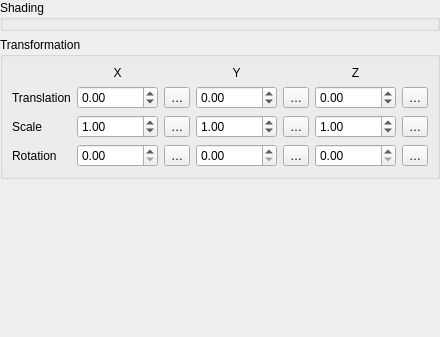
<?xml version="1.0" encoding="UTF-8"?>
<ui version="4.0">
 <class>Qgs3DAdvancedPointSymbolSettingsWidgetBase</class>
 <widget class="Qgs3DAdvancedSymbolSettingsWidget" name="Qgs3DAdvancedPointSymbolSettingsWidgetBase">
  <property name="geometry">
   <rect>
    <x>0</x>
    <y>0</y>
    <width>406</width>
    <height>337</height>
   </rect>
  </property>
  <property name="windowTitle">
   <string>Symbol Options</string>
  </property>
  <layout class="QGridLayout" name="mainGridLayout" rowstretch="0,0,0,1">
   <property name="leftMargin">
    <number>0</number>
   </property>
   <property name="topMargin">
    <number>0</number>
   </property>
   <property name="rightMargin">
    <number>0</number>
   </property>
   <item row="0" column="0" colspan="3">
    <widget class="QgsCollapsibleGroupBox" name="mGroupShading">
     <property name="title">
      <string>Shading</string>
     </property>
     <layout class="QGridLayout" name="gridLayoutShading">
      <property name="leftMargin">
       <number>0</number>
      </property>
      <property name="topMargin">
       <number>0</number>
      </property>
      <property name="rightMargin">
       <number>0</number>
      </property>
      <property name="bottomMargin">
       <number>0</number>
      </property>
      <item row="0" column="0">
       <widget class="QgsMaterialWidget" name="mWidgetMaterial" native="true"/>
      </item>
     </layout>
    </widget>
   </item>
   <item row="1" column="0" colspan="3">
    <widget class="QgsCollapsibleGroupBox" name="mGroupTransformation">
     <property name="title">
      <string>Transformation</string>
     </property>
     <layout class="QGridLayout" name="gridLayoutTransform">
      <item row="0" column="1">
       <widget class="QLabel" name="label_5">
        <property name="text">
         <string>X</string>
        </property>
        <property name="alignment">
         <set>Qt::AlignmentFlag::AlignCenter</set>
        </property>
       </widget>
      </item>
      <item row="2" column="6">
       <widget class="QgsPropertyOverrideButton" name="mButtonDDScaleZ">
        <property name="text">
         <string>…</string>
        </property>
       </widget>
      </item>
      <item row="1" column="0">
       <widget class="QLabel" name="label_2">
        <property name="text">
         <string>Translation</string>
        </property>
       </widget>
      </item>
      <item row="2" column="0">
       <widget class="QLabel" name="label_3">
        <property name="text">
         <string>Scale</string>
        </property>
       </widget>
      </item>
      <item row="0" column="5">
       <widget class="QLabel" name="label_7">
        <property name="text">
         <string>Z</string>
        </property>
        <property name="alignment">
         <set>Qt::AlignmentFlag::AlignCenter</set>
        </property>
       </widget>
      </item>
      <item row="2" column="4">
       <widget class="QgsPropertyOverrideButton" name="mButtonDDScaleY">
        <property name="text">
         <string>…</string>
        </property>
       </widget>
      </item>
      <item row="1" column="2">
       <widget class="QgsPropertyOverrideButton" name="mButtonDDTranslationX">
        <property name="text">
         <string>…</string>
        </property>
       </widget>
      </item>
      <item row="2" column="1">
       <widget class="QgsDoubleSpinBox" name="mSpinSX">
        <property name="minimum">
         <double>-99999.899999999994179</double>
        </property>
        <property name="maximum">
         <double>99999.899999999994179</double>
        </property>
        <property name="value">
         <double>1.000000000000000</double>
        </property>
       </widget>
      </item>
      <item row="2" column="3">
       <widget class="QgsDoubleSpinBox" name="mSpinSY">
        <property name="minimum">
         <double>-99999.899999999994179</double>
        </property>
        <property name="maximum">
         <double>99999.899999999994179</double>
        </property>
        <property name="value">
         <double>1.000000000000000</double>
        </property>
       </widget>
      </item>
      <item row="1" column="1">
       <widget class="QgsDoubleSpinBox" name="mSpinTX">
        <property name="minimum">
         <double>-99999.899999999994179</double>
        </property>
        <property name="maximum">
         <double>99999.899999999994179</double>
        </property>
       </widget>
      </item>
      <item row="3" column="0">
       <widget class="QLabel" name="label_4">
        <property name="text">
         <string>Rotation</string>
        </property>
       </widget>
      </item>
      <item row="2" column="2">
       <widget class="QgsPropertyOverrideButton" name="mButtonDDScaleX">
        <property name="text">
         <string>…</string>
        </property>
       </widget>
      </item>
      <item row="1" column="3">
       <widget class="QgsDoubleSpinBox" name="mSpinTY">
        <property name="minimum">
         <double>-99999.899999999994179</double>
        </property>
        <property name="maximum">
         <double>99999.899999999994179</double>
        </property>
       </widget>
      </item>
      <item row="0" column="3">
       <widget class="QLabel" name="label_6">
        <property name="text">
         <string>Y</string>
        </property>
        <property name="alignment">
         <set>Qt::AlignmentFlag::AlignCenter</set>
        </property>
       </widget>
      </item>
      <item row="2" column="5">
       <widget class="QgsDoubleSpinBox" name="mSpinSZ">
        <property name="minimum">
         <double>-99999.899999999994179</double>
        </property>
        <property name="maximum">
         <double>99999.899999999994179</double>
        </property>
        <property name="value">
         <double>1.000000000000000</double>
        </property>
       </widget>
      </item>
      <item row="1" column="4">
       <widget class="QgsPropertyOverrideButton" name="mButtonDDTranslationY">
        <property name="text">
         <string>…</string>
        </property>
       </widget>
      </item>
      <item row="1" column="5">
       <widget class="QgsDoubleSpinBox" name="mSpinTZ">
        <property name="minimum">
         <double>-99999.899999999994179</double>
        </property>
        <property name="maximum">
         <double>99999.899999999994179</double>
        </property>
       </widget>
      </item>
      <item row="1" column="6">
       <widget class="QgsPropertyOverrideButton" name="mButtonDDTranslationZ">
        <property name="text">
         <string>…</string>
        </property>
       </widget>
      </item>
      <item row="3" column="1">
       <widget class="QgsDoubleSpinBox" name="mSpinRX">
        <property name="decimals">
         <number>2</number>
        </property>
        <property name="maximum">
         <double>360.000000000000000</double>
        </property>
       </widget>
      </item>
      <item row="3" column="3">
       <widget class="QgsDoubleSpinBox" name="mSpinRY">
        <property name="decimals">
         <number>2</number>
        </property>
        <property name="maximum">
         <double>360.000000000000000</double>
        </property>
       </widget>
      </item>
      <item row="3" column="5">
       <widget class="QgsDoubleSpinBox" name="mSpinRZ">
        <property name="decimals">
         <number>2</number>
        </property>
        <property name="maximum">
         <double>360.000000000000000</double>
        </property>
       </widget>
      </item>
      <item row="3" column="2">
       <widget class="QgsPropertyOverrideButton" name="mButtonDDRotationX">
        <property name="text">
         <string>…</string>
        </property>
       </widget>
      </item>
      <item row="3" column="4">
       <widget class="QgsPropertyOverrideButton" name="mButtonDDRotationY">
        <property name="text">
         <string>…</string>
        </property>
       </widget>
      </item>
      <item row="3" column="6">
       <widget class="QgsPropertyOverrideButton" name="mButtonDDRotationZ">
        <property name="text">
         <string>…</string>
        </property>
       </widget>
      </item>
     </layout>
    </widget>
   </item>
   <item row="2" column="0" colspan="3">
    <spacer name="verticalSpacer">
     <property name="orientation">
       <enum>Qt::Orientation::Vertical</enum>
     </property>
     <property name="sizeHint" stdset="0">
      <size>
       <width>20</width>
       <height>40</height>
      </size>
     </property>
    </spacer>
   </item>
  </layout>
 </widget>
 <customwidgets>
  <customwidget>
   <class>QgsCollapsibleGroupBox</class>
   <extends>QGroupBox</extends>
   <header>qgscollapsiblegroupbox.h</header>
   <container>1</container>
  </customwidget>
  <customwidget>
   <class>QgsDoubleSpinBox</class>
   <extends>QDoubleSpinBox</extends>
   <header>qgsdoublespinbox.h</header>
  </customwidget>
  <customwidget>
   <class>Qgs3DAdvancedSymbolSettingsWidget</class>
   <extends>QWidget</extends>
   <header>qgs3dadvancedsymbolsettingswidget.h</header>
  </customwidget>
  <customwidget>
   <class>QgsMaterialWidget</class>
   <extends>QWidget</extends>
   <header>qgsmaterialwidget.h</header>
   <container>1</container>
  </customwidget>
  <customwidget>
   <class>QgsPropertyOverrideButton</class>
   <extends>QToolButton</extends>
   <header>qgspropertyoverridebutton.h</header>
  </customwidget>
 </customwidgets>
 <resources/>
</ui>
